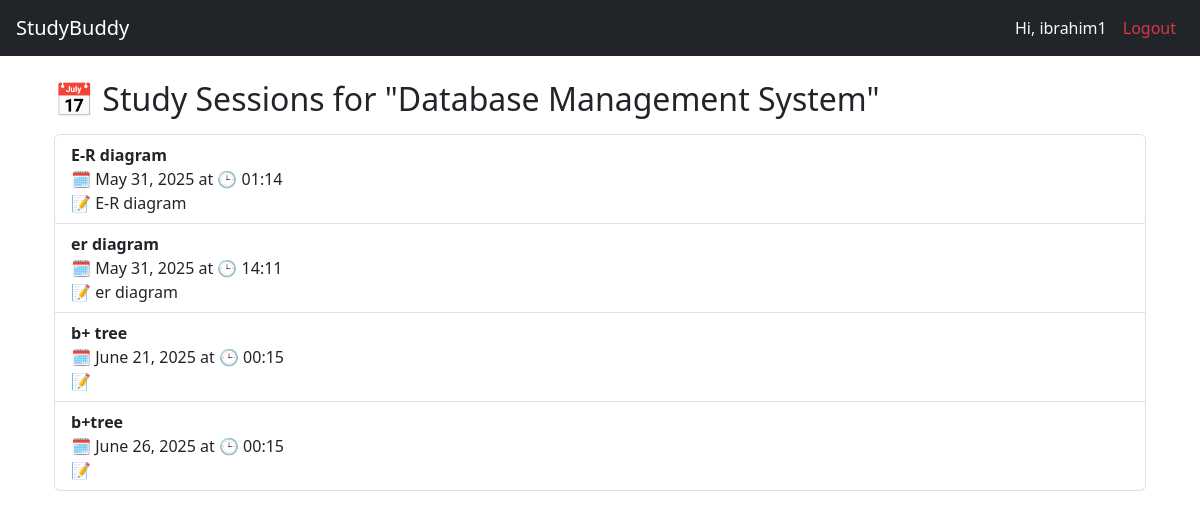
Screenshot of /schedule/list/1/ (signed in) with the database file from the repository.
### studygroups/models.py (models this page shows, shortened)
class StudyGroup(models.Model):
    name = models.CharField(max_length=100)
    description = models.TextField()
    created_by = models.ForeignKey(User, on_delete=models.CASCADE, related_name='created_groups')
    members = models.ManyToManyField(User, related_name='joined_groups')
    created_at = models.DateTimeField(auto_now_add=True)

### schedule/models.py (models this page shows, shortened)
class StudySession(models.Model):
    group = models.ForeignKey(StudyGroup, on_delete=models.CASCADE, related_name='sessions')
    title = models.CharField(max_length=100)
    description = models.TextField(blank=True)
    scheduled_time = models.DateTimeField()
    created_by = models.ForeignKey(User, on_delete=models.CASCADE)
    created_at = models.DateTimeField(auto_now_add=True)

### schedule/views.py (the view)
# urls.py: path('list/<int:group_id>/', views.session_list, name='session_list'),
@login_required
def session_list(request, group_id):
    group = get_object_or_404(StudyGroup, id=group_id)
    sessions = StudySession.objects.filter(group=group).order_by('scheduled_time')
    return render(request, 'schedule/session_list.html', {'group': group, 'sessions': sessions})

### schedule/templates/schedule/session_list.html
{% extends 'base.html' %}
{% block content %}
<div class="container mt-4">
    <h2>📅 Study Sessions for "{{ group.name }}"</h2>
    {% if sessions %}
        <ul class="list-group mt-3">
            {% for session in sessions %}
                <li class="list-group-item">
                    <strong>{{ session.title }}</strong><br>
                    🗓️ {{ session.scheduled_time|date:"F j, Y" }} at 🕒 {{ session.scheduled_time|time:"H:i" }}<br>
                    📝 {{ session.description }}
                </li>
            {% endfor %}
        </ul>
    {% else %}
        <p class="text-muted mt-3">No sessions scheduled yet.</p>
    {% endif %}
</div>
{% endblock %}

### templates/base.html (shortened to what this page needs)
<!DOCTYPE html>
<html lang="en">
<head>
    <link href="https://cdn.jsdelivr.net/npm/bootstrap@5.3.0/dist/css/bootstrap.min.css" rel="stylesheet">
</head>
<body>
    <nav class="navbar navbar-expand-lg navbar-dark bg-dark px-3">
        <a class="navbar-brand" href="{% url 'home' %}">StudyBuddy</a>
        <div class="collapse navbar-collapse" id="navbarNav">
            <ul class="navbar-nav ms-auto">
                {% if user.is_authenticated %}
                    <li class="nav-item">
                        <span class="nav-link text-light">Hi, {{ user.username }}</span>
                    </li>
                    <li class="nav-item">
                        <form method="post" action="{% url 'logout' %}" class="d-inline">
                            <button type="submit" class="btn btn-link nav-link text-danger" style="text-decoration: none;">Logout</button>
                        </form>
                    </li>
                {% endif %}
            </ul>
        </div>
    </nav>
    <div class="container mt-4">
        {% block content %}{% endblock %}
    </div>
</body>
</html>

### rows the page displays
StudyGroup: name "Database Management System"
StudySession: title "E-R diagram", scheduled_time "May 31, 2025", scheduled_time "01:14", description "E-R diagram"
StudySession: title "er diagram", scheduled_time "May 31, 2025", scheduled_time "14:11", description "er diagram"
StudySession: title "b+ tree", scheduled_time "June 21, 2025", scheduled_time "00:15"
StudySession: title "b+tree", scheduled_time "June 26, 2025", scheduled_time "00:15"

### other values shown
{{ user.username }} "ibrahim1"
